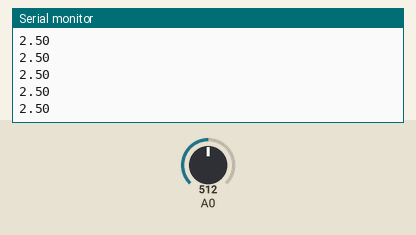
This sketch was run on a simulated Arduino Uno, built with avr-gcc and run on an emulated ATmega328P. On the bench: the last lines printed to the serial monitor. Inputs (shaded band) come from the test bench; at power-on: A0 = 512.

Above: at 1.2 s.
1.3 s: A0 set to 716
At 2.3 s:
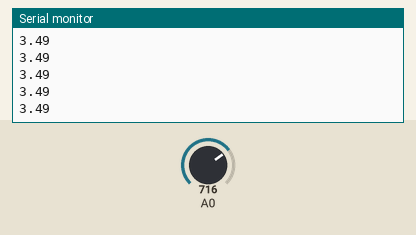
2.8 s: A0 set to 900
At 3.3 s:
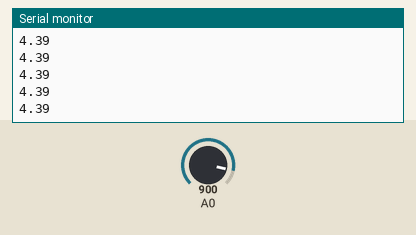
Timing chart, 0 to 5.8 s (numbered marks = the images above; inputs shaded):
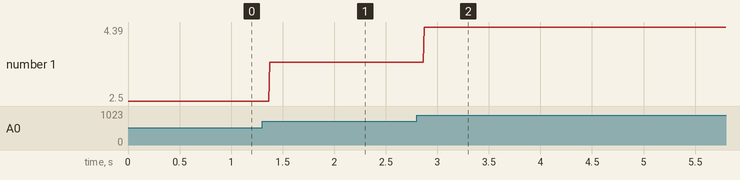

Measured:
- after the input at 1.3 s, the serial monitor: prints a new line after 0.07 s (image 1)
- after the input at 2.8 s, the serial monitor: prints a new line after 0.07 s (image 2)
- plotted number 1: 2.5 → 3.49 after the input at 1.3 s, 3.49 → 4.39 after the input at 2.8 s

The sketch:

Voltimetro.ino
```cpp
void setup() {
  Serial.begin(9600);
  while (!Serial) {
  }
  Serial.flush();
}

void loop() {
  Serial.println(map(analogRead(A0),0,1023,0,500)/100.0);

}
```
